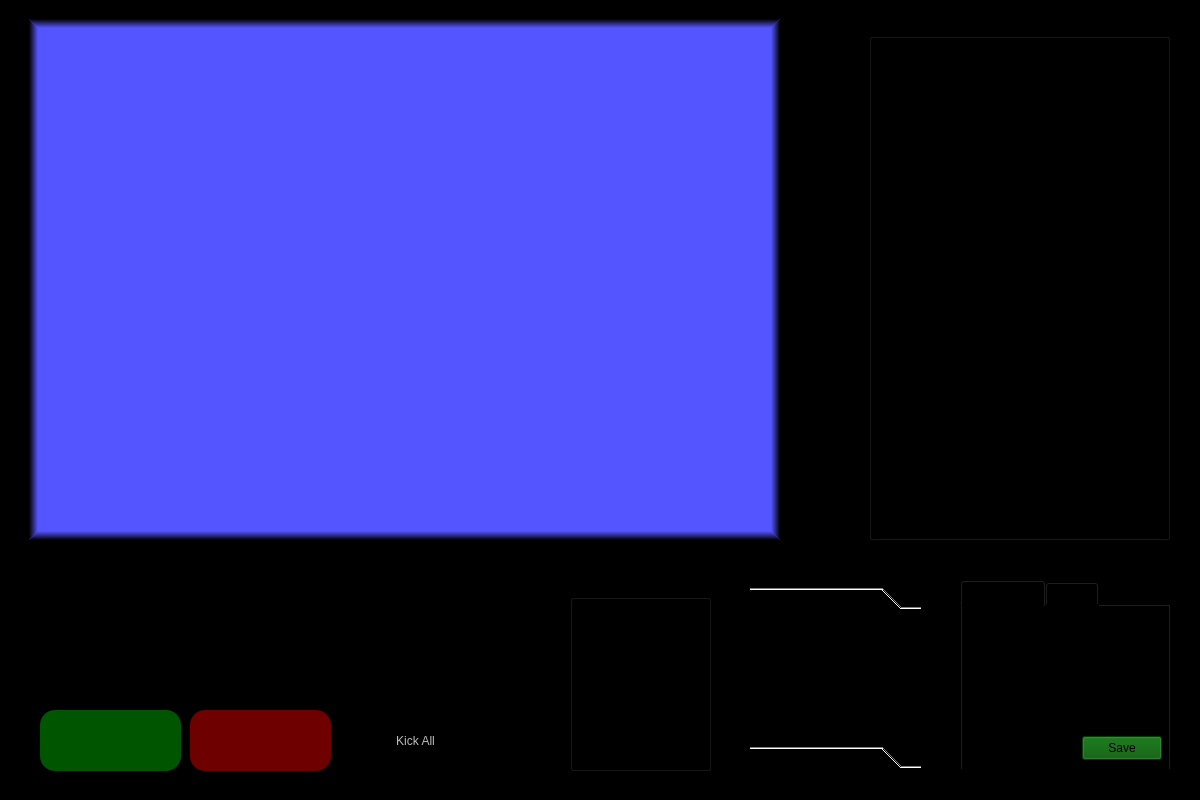
<?xml version="1.0" encoding="UTF-8"?>
<ui version="4.0">
 <class>HomeWindow</class>
 <widget class="QMainWindow" name="HomeWindow">
  <property name="geometry">
   <rect>
    <x>0</x>
    <y>0</y>
    <width>1200</width>
    <height>800</height>
   </rect>
  </property>
  <property name="sizePolicy">
   <sizepolicy hsizetype="Fixed" vsizetype="Fixed">
    <horstretch>0</horstretch>
    <verstretch>0</verstretch>
   </sizepolicy>
  </property>
  <property name="contextMenuPolicy">
   <enum>Qt::ContextMenuPolicy::PreventContextMenu</enum>
  </property>
  <property name="windowTitle">
   <string>Main Page</string>
  </property>
  <property name="styleSheet">
   <string notr="true">background-color: rgb(0, 0, 0);</string>
  </property>
  <property name="tabShape">
   <enum>QTabWidget::TabShape::Rounded</enum>
  </property>
  <widget class="QWidget" name="centralwidget">
   <widget class="QPushButton" name="startButton">
    <property name="enabled">
     <bool>true</bool>
    </property>
    <property name="geometry">
     <rect>
      <x>40</x>
      <y>710</y>
      <width>141</width>
      <height>61</height>
     </rect>
    </property>
    <property name="cursor">
     <cursorShape>PointingHandCursor</cursorShape>
    </property>
    <property name="styleSheet">
     <string notr="true">QWidget {
	border-radius: 15px;
}

QWidget:enabled {
	background-color: rgb(0, 85, 0);
}

QWidget:disabled {
	background-color: rgba(0, 50, 0, 200);
}</string>
    </property>
    <property name="text">
     <string/>
    </property>
    <property name="icon">
     <iconset theme="QIcon::ThemeIcon::MediaPlaybackStart"/>
    </property>
    <property name="iconSize">
     <size>
      <width>25</width>
      <height>25</height>
     </size>
    </property>
    <property name="shortcut">
     <string>Ctrl+Z</string>
    </property>
    <property name="checkable">
     <bool>false</bool>
    </property>
   </widget>
   <widget class="QPushButton" name="stopButton">
    <property name="enabled">
     <bool>false</bool>
    </property>
    <property name="geometry">
     <rect>
      <x>190</x>
      <y>710</y>
      <width>141</width>
      <height>61</height>
     </rect>
    </property>
    <property name="cursor">
     <cursorShape>PointingHandCursor</cursorShape>
    </property>
    <property name="styleSheet">
     <string notr="true">
QWidget {
	border-radius: 15px;
}

QWidget:enabled {
	background-color: rgb(170, 0, 0);
}

QWidget:disabled {
	background-color: rgba(140, 0, 0, 200);
}</string>
    </property>
    <property name="text">
     <string/>
    </property>
    <property name="icon">
     <iconset theme="QIcon::ThemeIcon::MediaPlaybackStop"/>
    </property>
    <property name="iconSize">
     <size>
      <width>25</width>
      <height>25</height>
     </size>
    </property>
    <property name="shortcut">
     <string>Ctrl+X</string>
    </property>
    <property name="autoDefault">
     <bool>false</bool>
    </property>
   </widget>
   <widget class="QPushButton" name="kickButton">
    <property name="enabled">
     <bool>false</bool>
    </property>
    <property name="geometry">
     <rect>
      <x>340</x>
      <y>710</y>
      <width>141</width>
      <height>61</height>
     </rect>
    </property>
    <property name="cursor">
     <cursorShape>PointingHandCursor</cursorShape>
    </property>
    <property name="styleSheet">
     <string notr="true">QWidget {
	border-radius: 15px;
}

QWidget:enabled {
	background-color: rgb(0, 0, 0);
}

QWidget:disabled {
	background-color: rgba(0, 0, 0, 200);
}</string>
    </property>
    <property name="text">
     <string>   Kick All</string>
    </property>
    <property name="icon">
     <iconset theme="QIcon::ThemeIcon::SystemLogOut"/>
    </property>
    <property name="iconSize">
     <size>
      <width>25</width>
      <height>25</height>
     </size>
    </property>
    <property name="shortcut">
     <string>Ctrl+K</string>
    </property>
   </widget>
   <widget class="QGroupBox" name="statusBox">
    <property name="geometry">
     <rect>
      <x>570</x>
      <y>580</y>
      <width>141</width>
      <height>191</height>
     </rect>
    </property>
    <property name="styleSheet">
     <string notr="true"/>
    </property>
    <property name="title">
     <string>Status</string>
    </property>
    <widget class="QLabel" name="extra3StatusLight">
     <property name="geometry">
      <rect>
       <x>15</x>
       <y>165</y>
       <width>15</width>
       <height>15</height>
      </rect>
     </property>
     <property name="text">
      <string/>
     </property>
     <property name="pixmap">
      <pixmap resource="images.qrc">:/Images/off.png</pixmap>
     </property>
     <property name="scaledContents">
      <bool>true</bool>
     </property>
    </widget>
    <widget class="QLabel" name="extra2StatusLight">
     <property name="geometry">
      <rect>
       <x>15</x>
       <y>130</y>
       <width>15</width>
       <height>15</height>
      </rect>
     </property>
     <property name="text">
      <string/>
     </property>
     <property name="pixmap">
      <pixmap resource="images.qrc">:/Images/off.png</pixmap>
     </property>
     <property name="scaledContents">
      <bool>true</bool>
     </property>
    </widget>
    <widget class="QLabel" name="connectionStatusLight">
     <property name="geometry">
      <rect>
       <x>15</x>
       <y>25</y>
       <width>15</width>
       <height>15</height>
      </rect>
     </property>
     <property name="text">
      <string/>
     </property>
     <property name="pixmap">
      <pixmap resource="images.qrc">:/Images/off.png</pixmap>
     </property>
     <property name="scaledContents">
      <bool>true</bool>
     </property>
    </widget>
    <widget class="QLabel" name="databaseStatusLight">
     <property name="geometry">
      <rect>
       <x>15</x>
       <y>60</y>
       <width>15</width>
       <height>15</height>
      </rect>
     </property>
     <property name="text">
      <string/>
     </property>
     <property name="pixmap">
      <pixmap resource="images.qrc">:/Images/off.png</pixmap>
     </property>
     <property name="scaledContents">
      <bool>true</bool>
     </property>
    </widget>
    <widget class="QLabel" name="extra1StatusLight">
     <property name="geometry">
      <rect>
       <x>15</x>
       <y>95</y>
       <width>15</width>
       <height>15</height>
      </rect>
     </property>
     <property name="text">
      <string/>
     </property>
     <property name="pixmap">
      <pixmap resource="images.qrc">:/Images/off.png</pixmap>
     </property>
     <property name="scaledContents">
      <bool>true</bool>
     </property>
    </widget>
    <widget class="QLabel" name="connectionText">
     <property name="geometry">
      <rect>
       <x>50</x>
       <y>25</y>
       <width>70</width>
       <height>15</height>
      </rect>
     </property>
     <property name="text">
      <string>Connection</string>
     </property>
    </widget>
    <widget class="QLabel" name="databaseText">
     <property name="geometry">
      <rect>
       <x>50</x>
       <y>60</y>
       <width>70</width>
       <height>15</height>
      </rect>
     </property>
     <property name="text">
      <string>Database</string>
     </property>
    </widget>
    <widget class="QLabel" name="extra1Text">
     <property name="geometry">
      <rect>
       <x>50</x>
       <y>95</y>
       <width>70</width>
       <height>15</height>
      </rect>
     </property>
     <property name="text">
      <string>Extra 1</string>
     </property>
    </widget>
    <widget class="QLabel" name="extra2Text">
     <property name="geometry">
      <rect>
       <x>50</x>
       <y>130</y>
       <width>70</width>
       <height>15</height>
      </rect>
     </property>
     <property name="text">
      <string>Extra 2</string>
     </property>
    </widget>
    <widget class="QLabel" name="extra3Text">
     <property name="geometry">
      <rect>
       <x>50</x>
       <y>165</y>
       <width>70</width>
       <height>15</height>
      </rect>
     </property>
     <property name="text">
      <string>Extra 3</string>
     </property>
    </widget>
   </widget>
   <widget class="QGroupBox" name="connectionBox">
    <property name="geometry">
     <rect>
      <x>869</x>
      <y>19</y>
      <width>301</width>
      <height>521</height>
     </rect>
    </property>
    <property name="title">
     <string>Connections</string>
    </property>
    <widget class="QListWidget" name="connectionsList">
     <property name="geometry">
      <rect>
       <x>5</x>
       <y>20</y>
       <width>291</width>
       <height>491</height>
      </rect>
     </property>
     <property name="font">
      <font>
       <pointsize>15</pointsize>
      </font>
     </property>
     <property name="contextMenuPolicy">
      <enum>Qt::ContextMenuPolicy::NoContextMenu</enum>
     </property>
     <property name="styleSheet">
      <string notr="true">QListWidget::item { 
	text-align: center; 
	width: 100%;
}</string>
     </property>
     <property name="frameShape">
      <enum>QFrame::Shape::NoFrame</enum>
     </property>
     <property name="sizeAdjustPolicy">
      <enum>QAbstractScrollArea::SizeAdjustPolicy::AdjustIgnored</enum>
     </property>
     <property name="editTriggers">
      <set>QAbstractItemView::EditTrigger::NoEditTriggers</set>
     </property>
     <property name="defaultDropAction">
      <enum>Qt::DropAction::IgnoreAction</enum>
     </property>
     <property name="selectionMode">
      <enum>QAbstractItemView::SelectionMode::NoSelection</enum>
     </property>
     <property name="viewMode">
      <enum>QListView::ViewMode::ListMode</enum>
     </property>
     <property name="itemAlignment">
      <set>Qt::AlignmentFlag::AlignRight</set>
     </property>
     <property name="sortingEnabled">
      <bool>true</bool>
     </property>
     <item>
      <property name="text">
       <string>New Item</string>
      </property>
     </item>
     <item>
      <property name="text">
       <string>New Item</string>
      </property>
     </item>
     <item>
      <property name="text">
       <string>New Item</string>
      </property>
     </item>
     <item>
      <property name="text">
       <string>New Item</string>
      </property>
     </item>
    </widget>
   </widget>
   <widget class="QFrame" name="databaseFrame">
    <property name="geometry">
     <rect>
      <x>29</x>
      <y>19</y>
      <width>751</width>
      <height>521</height>
     </rect>
    </property>
    <property name="mouseTracking">
     <bool>false</bool>
    </property>
    <property name="styleSheet">
     <string notr="true">background-color: rgb(85, 85, 255);

border: 10px solid;

border-top-color: qlineargradient(spread:pad, x1:0.5, y1:1, x2:0.5, y2:0, stop:0.106145 rgba(85, 85, 255, 255), stop:1 rgba(0, 0, 0, 255));
border-bottom-color: qlineargradient(spread:pad, x1:0.5, y1:1, x2:0.5, y2:0, stop:0 rgba(0, 0, 0, 255), stop:0.893855 rgba(85, 85, 255, 255));
border-right-color: qlineargradient(spread:pad, x1:1, y1:0.5, x2:0, y2:0.5, stop:0 rgba(0, 0, 0, 255), stop:0.893855 rgba(85, 85, 255, 255));
border-left-color: qlineargradient(spread:pad, x1:1, y1:0.5, x2:0, y2:0.5, stop:0.106145 rgba(85, 85, 255, 255), stop:1 rgba(0, 0, 0, 255));</string>
    </property>
    <property name="frameShape">
     <enum>QFrame::Shape::NoFrame</enum>
    </property>
    <property name="frameShadow">
     <enum>QFrame::Shadow::Plain</enum>
    </property>
    <property name="lineWidth">
     <number>10</number>
    </property>
   </widget>
   <widget class="QTabWidget" name="settingsTabs">
    <property name="geometry">
     <rect>
      <x>960</x>
      <y>580</y>
      <width>211</width>
      <height>191</height>
     </rect>
    </property>
    <property name="currentIndex">
     <number>0</number>
    </property>
    <widget class="QWidget" name="connectionTabs">
     <attribute name="title">
      <string>Connection</string>
     </attribute>
     <widget class="QLabel" name="portInputLabel">
      <property name="geometry">
       <rect>
        <x>10</x>
        <y>40</y>
        <width>71</width>
        <height>20</height>
       </rect>
      </property>
      <property name="font">
       <font>
        <pointsize>12</pointsize>
       </font>
      </property>
      <property name="text">
       <string>Port:</string>
      </property>
     </widget>
     <widget class="QSpinBox" name="portInputBox">
      <property name="geometry">
       <rect>
        <x>90</x>
        <y>40</y>
        <width>101</width>
        <height>20</height>
       </rect>
      </property>
      <property name="font">
       <font>
        <pointsize>12</pointsize>
       </font>
      </property>
      <property name="layoutDirection">
       <enum>Qt::LayoutDirection::LeftToRight</enum>
      </property>
      <property name="buttonSymbols">
       <enum>QAbstractSpinBox::ButtonSymbols::NoButtons</enum>
      </property>
      <property name="maximum">
       <number>65535</number>
      </property>
      <property name="stepType">
       <enum>QAbstractSpinBox::StepType::DefaultStepType</enum>
      </property>
     </widget>
     <widget class="QLabel" name="timeoutInputLabel">
      <property name="geometry">
       <rect>
        <x>10</x>
        <y>70</y>
        <width>71</width>
        <height>20</height>
       </rect>
      </property>
      <property name="font">
       <font>
        <pointsize>12</pointsize>
       </font>
      </property>
      <property name="text">
       <string>Timeout:</string>
      </property>
     </widget>
     <widget class="QSpinBox" name="timeoutInputBox">
      <property name="geometry">
       <rect>
        <x>90</x>
        <y>70</y>
        <width>101</width>
        <height>20</height>
       </rect>
      </property>
      <property name="font">
       <font>
        <pointsize>12</pointsize>
       </font>
      </property>
      <property name="layoutDirection">
       <enum>Qt::LayoutDirection::LeftToRight</enum>
      </property>
      <property name="buttonSymbols">
       <enum>QAbstractSpinBox::ButtonSymbols::NoButtons</enum>
      </property>
      <property name="minimum">
       <number>1</number>
      </property>
      <property name="maximum">
       <number>30</number>
      </property>
      <property name="stepType">
       <enum>QAbstractSpinBox::StepType::DefaultStepType</enum>
      </property>
     </widget>
     <widget class="QLabel" name="hostInputLabel">
      <property name="geometry">
       <rect>
        <x>10</x>
        <y>10</y>
        <width>71</width>
        <height>20</height>
       </rect>
      </property>
      <property name="font">
       <font>
        <pointsize>12</pointsize>
       </font>
      </property>
      <property name="frameShadow">
       <enum>QFrame::Shadow::Plain</enum>
      </property>
      <property name="text">
       <string>IP:</string>
      </property>
     </widget>
     <widget class="QLineEdit" name="hostInputBox">
      <property name="geometry">
       <rect>
        <x>90</x>
        <y>10</y>
        <width>101</width>
        <height>20</height>
       </rect>
      </property>
      <property name="font">
       <font>
        <pointsize>12</pointsize>
       </font>
      </property>
      <property name="maxLength">
       <number>15</number>
      </property>
      <property name="readOnly">
       <bool>true</bool>
      </property>
     </widget>
     <widget class="QPushButton" name="connectionSaveButton">
      <property name="geometry">
       <rect>
        <x>120</x>
        <y>130</y>
        <width>80</width>
        <height>24</height>
       </rect>
      </property>
      <property name="styleSheet">
       <string notr="true">background-color: rgb(0, 85, 0);</string>
      </property>
      <property name="text">
       <string>Save</string>
      </property>
     </widget>
    </widget>
    <widget class="QWidget" name="tab_2">
     <attribute name="title">
      <string>Other</string>
     </attribute>
    </widget>
   </widget>
   <widget class="QToolBox" name="toolBox">
    <property name="geometry">
     <rect>
      <x>750</x>
      <y>587</y>
      <width>171</width>
      <height>181</height>
     </rect>
    </property>
    <property name="currentIndex">
     <number>0</number>
    </property>
    <widget class="QWidget" name="page">
     <property name="geometry">
      <rect>
       <x>0</x>
       <y>0</y>
       <width>171</width>
       <height>121</height>
      </rect>
     </property>
     <attribute name="label">
      <string>Page 1</string>
     </attribute>
    </widget>
    <widget class="QWidget" name="page_2">
     <property name="geometry">
      <rect>
       <x>0</x>
       <y>0</y>
       <width>171</width>
       <height>121</height>
      </rect>
     </property>
     <attribute name="label">
      <string>Page 2</string>
     </attribute>
    </widget>
   </widget>
   <widget class="QLabel" name="carImage">
    <property name="geometry">
     <rect>
      <x>40</x>
      <y>560</y>
      <width>231</width>
      <height>130</height>
     </rect>
    </property>
    <property name="styleSheet">
     <string notr="true">background-color: rgba(255, 255, 255, 0);</string>
    </property>
    <property name="text">
     <string/>
    </property>
    <property name="pixmap">
     <pixmap resource="images.qrc">:/Images/carDesign1.png</pixmap>
    </property>
    <property name="scaledContents">
     <bool>true</bool>
    </property>
    <property name="wordWrap">
     <bool>false</bool>
    </property>
   </widget>
   <widget class="QLabel" name="carImage2">
    <property name="geometry">
     <rect>
      <x>300</x>
      <y>560</y>
      <width>173</width>
      <height>130</height>
     </rect>
    </property>
    <property name="styleSheet">
     <string notr="true">background-color: rgba(255, 255, 255, 0);</string>
    </property>
    <property name="text">
     <string/>
    </property>
    <property name="pixmap">
     <pixmap resource="images.qrc">:/Images/carDesign2.png</pixmap>
    </property>
    <property name="scaledContents">
     <bool>true</bool>
    </property>
    <property name="wordWrap">
     <bool>false</bool>
    </property>
   </widget>
  </widget>
 </widget>
 <tabstops>
  <tabstop>startButton</tabstop>
  <tabstop>stopButton</tabstop>
  <tabstop>kickButton</tabstop>
  <tabstop>connectionsList</tabstop>
  <tabstop>settingsTabs</tabstop>
  <tabstop>hostInputBox</tabstop>
  <tabstop>portInputBox</tabstop>
  <tabstop>timeoutInputBox</tabstop>
  <tabstop>connectionSaveButton</tabstop>
 </tabstops>
 <resources>
  <include location="images.qrc"/>
 </resources>
 <connections/>
</ui>
